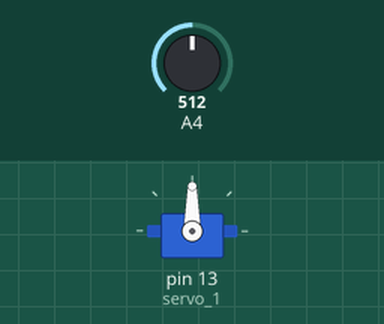
Simulated run of this sketch. Board: Arduino Uno, built with avr-gcc and run on an emulated ATmega328P. Parts: servo. The inputs (shaded band) are chosen by the test bench; at power-on: A4 = 512.

Above: at 1.2 s.
1.3 s: A4 set to 483
At 2.8 s:
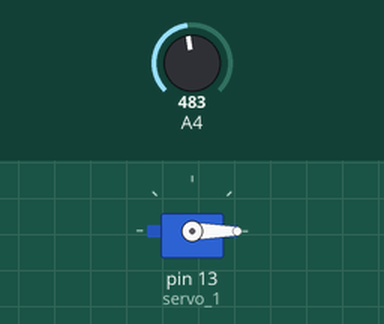
4.3 s: A4 set to 510
At 5.5 s:
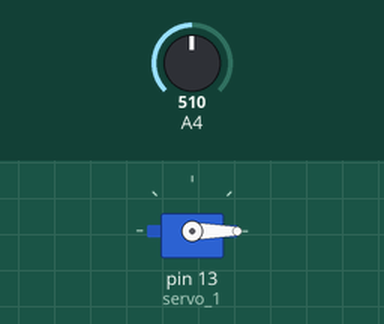
Timing chart, 0 to 7.3 s (numbered marks = the images above; inputs shaded):
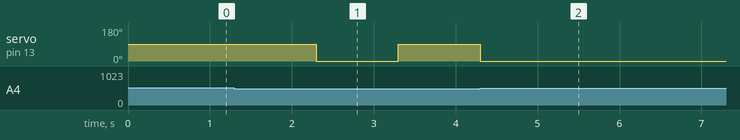

The sketch:

Flame_con_Servomotor.ino
```cpp
#include <Servo.h>

Servo servo_1;
int valorSensor = 0;


void setup()
{

  servo_1.attach(13);
  Serial.begin(9600);
}

void loop()
{
  valorSensor = analogRead(4);

  if(valorSensor<500){
  servo_1.write(90);
  delay(1000);
  servo_1.write(0);
  delay(1000);
  }
}
```

Measured:
- the behaviour switches between 500 and 499 on A4 (found by bisection; images 0 and 1)
- after the input at 1.3 s, servo on pin 13 (servo_1): 90° → 0° after 1.0 s, → 90° 1.0 s later
- after the input at 4.3 s, servo on pin 13 (servo_1): goes on until 4.3 s, then stays 0°
